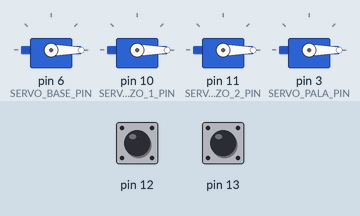
A sketch run on a simulated Arduino Uno, built with avr-gcc and run on an emulated ATmega328P. Parts: 4 × servo. The inputs (shaded band) are chosen by the test bench; at power-on: pin 12 HIGH, pin 13 HIGH.

Above: at 1.2 s.
1.3 s: pin 12 pulled LOW for 1 s
At 2.6 s:
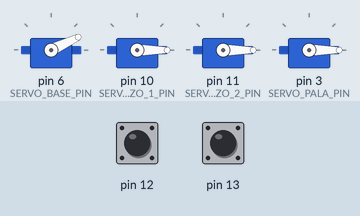
4.3 s: pin 12 pulled LOW for 3.2 s
At 8.1 s:
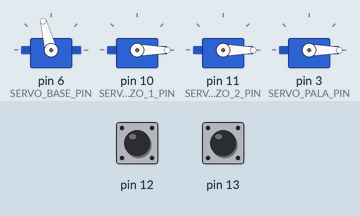
9.0 s: pin 12 pulled LOW for 1 s
At 11.0 s:
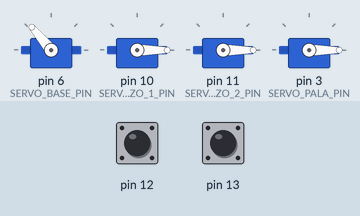
12.0 s: pin 13 pulled LOW for 0.15 s
At 13.3 s:
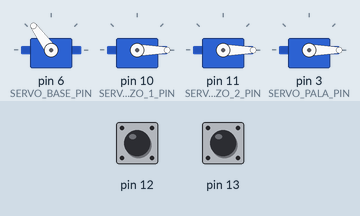
13.6 s: pin 12 pulled LOW for 3.2 s
At 16.4 s:
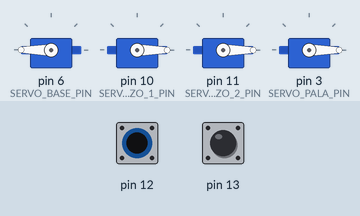
18.3 s: pin 13 pulled LOW for 1 s
At 20.4 s:
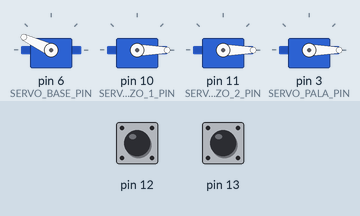
Timing chart, 0 to 21.9 s (numbered marks = the images above; inputs shaded):
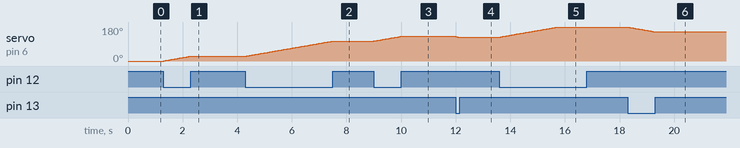

The sketch:

Proyecto.ino
```cpp
  #include <Servo.h>

  // Definición de los pines de los servos
  #define SERVO_BASE_PIN 6
  #define SERVO_BRAZO_1_PIN 10
  #define SERVO_BRAZO_2_PIN 11
  #define SERVO_PALA_PIN 3

  // Definiciones para la dirección del movimiento
  #define R true
  #define L false

  // Estructura para representar un servo con su ángulo
  struct ServoConAngle {
    Servo instance; // Objeto Servo para controlar el servo motor
    int angle;      // Ángulo actual del servo

    // Constructor para inicializar el ángulo
    ServoConAngle() {
      angle = 0;
      instance.write(0);
    }
  };

  // Estructura que contiene todos los servos
  struct Servos {
    ServoConAngle servo_base;
    ServoConAngle servo_brazo1;
    ServoConAngle servo_brazo2;
    ServoConAngle servo_pala;
  };

  // Instancia global de servos
  Servos globalServos;

  // Prototipos de funciones
  ServoConAngle* getServo(int servoPin);
  void moverServo(int servoPin, bool direction);

  // Función para obtener un puntero al servo específico
  ServoConAngle* getServo(int servoPin) {
    switch (servoPin) {
      case SERVO_BASE_PIN: return &globalServos.servo_base;
      case SERVO_BRAZO_1_PIN: return &globalServos.servo_brazo1;
      case SERVO_BRAZO_2_PIN: return &globalServos.servo_brazo2;
      case SERVO_PALA_PIN: return &globalServos.servo_pala;
      default: return nullptr; // Retorna nullptr si el pin no coincide
    }
  }

  ServoConAngle* servoEnMovimiento;
  int servoEnMovimientoPin = -1;

  // Función para mover un servo en una dirección específica
  void moverServo(int servoPin, bool direction) {
    if (servoEnMovimientoPin != servoPin) {
      servoEnMovimiento = getServo(servoPin);
      servoEnMovimientoPin = servoPin;
    }

    if (servoEnMovimiento == nullptr) return; // Verifica si el servo es válido

    if (direction == R) { // Movimiento hacia la derecha
      if (servoEnMovimiento->angle < 180) servoEnMovimiento->angle += 1;
    } else if (direction == L) { // Movimiento hacia la izquierda
      if (servoEnMovimiento->angle > 0) servoEnMovimiento->angle -= 1;
    }

    servoEnMovimiento->instance.write(servoEnMovimiento->angle); // Mueve el servo al ángulo deseado
    delay(30); // Espera para permitir el movimiento del servo
  }

  void setup() {
    // Adjuntar cada servo a su pin correspondiente
    globalServos.servo_base.instance.attach(SERVO_BASE_PIN);
    globalServos.servo_brazo1.instance.attach(SERVO_BRAZO_1_PIN);
    globalServos.servo_brazo2.instance.attach(SERVO_BRAZO_2_PIN);
    globalServos.servo_pala.instance.attach(SERVO_PALA_PIN);

    // Configurar el pin del botón como entrada con pull-up interno
    pinMode(12, INPUT_PULLUP);
    pinMode(13, INPUT_PULLUP);
  }

  void loop() {
    // Leer el estado del botón
    bool buttonR = digitalRead(12) == LOW; // Botón presionado
    bool buttonL = digitalRead(13) == LOW; // Botón presionado

    if (buttonR) {
      // Si el botón está presionado, mover el servo base a la derecha
      moverServo(SERVO_BASE_PIN, R);
    } else if (buttonL) {
      // Si el botón está presionado, mover el servo base a la izquierda
      moverServo(SERVO_BASE_PIN, L);
    }

    delay(10);
  }

  /**
  * Esta funcion deberia mover los 4 servos si esta todo
  * conectado correctamente.
  */
  void testServos() {
    // Mueve el servo base de 0 a 180 grados
    for (int i = 0; i <= 50; i++) {
      moverServo(SERVO_BASE_PIN, R); // Mueve a la derecha
    }

    // Mueve el servo base de 180 a 0 grados
    for (int j = 50; j >= 0; j--) {
      moverServo(SERVO_BASE_PIN, L); // Mueve a la izquierda
    }

    // Mueve el servo base de 0 a 180 grados
    for (int i = 0; i <= 50; i++) {
      moverServo(SERVO_BRAZO_1_PIN, R); // Mueve a la derecha
    }

    // Mueve el servo base de 180 a 0 grados
    for (int j = 50; j >= 0; j--) {
      moverServo(SERVO_BRAZO_1_PIN, L); // Mueve a la izquierda
    }

    // Mueve el servo base de 0 a 180 grados
    for (int i = 0; i <= 50; i++) {
      moverServo(SERVO_BRAZO_2_PIN, R); // Mueve a la derecha
    }

    // Mueve el servo base de 180 a 0 grados
    for (int j = 50; j >= 0; j--) {
      moverServo(SERVO_BRAZO_2_PIN, L); // Mueve a la izquierda
    }

    // Mueve el servo base de 0 a 180 grados
    for (int i = 0; i <= 50; i++) {
      moverServo(SERVO_PALA_PIN, R); // Mueve a la derecha
    }

    // Mueve el servo base de 180 a 0 grados
    for (int j = 50; j >= 0; j--) {
      moverServo(SERVO_PALA_PIN, L); // Mueve a la izquierda
    }
  }
```

Measured:
- after the input at 1.3 s, servo on pin 6 (SERVO_BASE_PIN): moves from 0° to 25° over 0.96 s, starting at once
- after the input at 4.3 s, servo on pin 6 (SERVO_BASE_PIN): moves from 25° to 105° over 3.2 s, starting at once
- after the input at 9.0 s, servo on pin 6 (SERVO_BASE_PIN): moves from 105° to 130° over 0.96 s, starting at once
- after the input at 12.0 s, servo on pin 6 (SERVO_BASE_PIN): 130° → 126° at once
- after the input at 13.6 s, servo on pin 6 (SERVO_BASE_PIN): moves from 126° to 180° over 2.1 s, starting at once
- after the input at 18.3 s, servo on pin 6 (SERVO_BASE_PIN): moves from 180° to 155° over 0.96 s, starting at once
